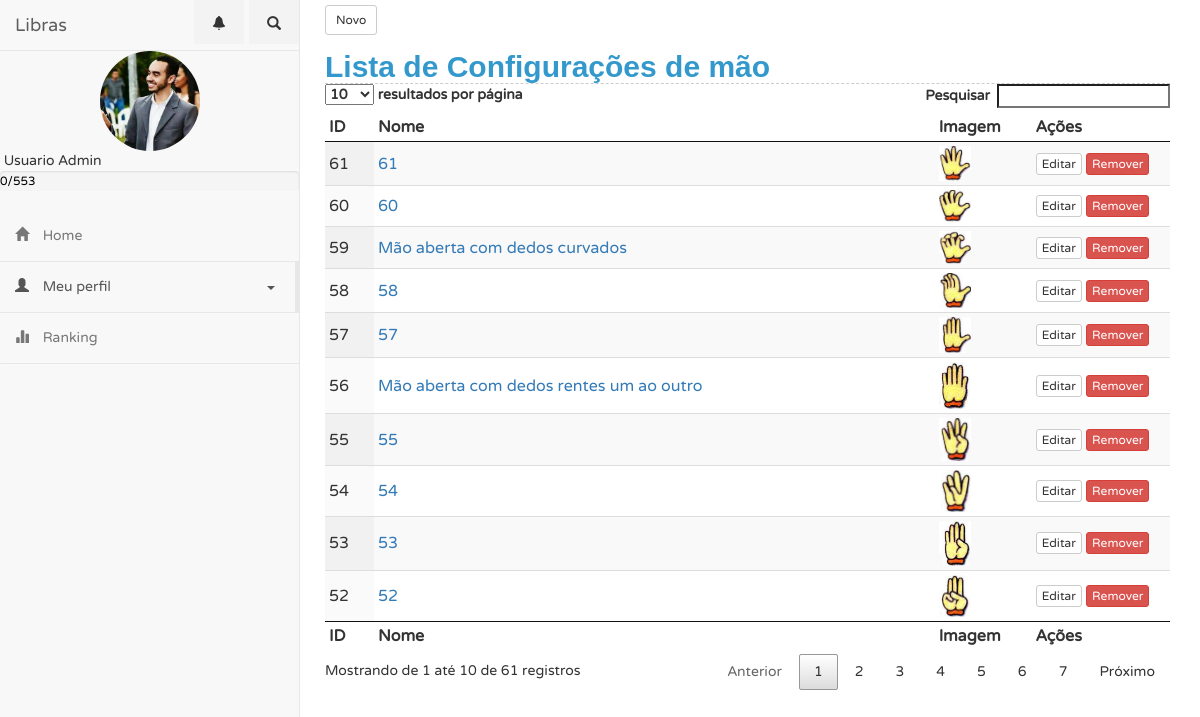
/?controller=configuracaoDeMao&action=index (signed in), run on the app's committed database.
### tables this page shows
CREATE TABLE `configuracao_de_mao` (
  `id` bigint(20) NOT NULL AUTO_INCREMENT,
  `imagem` varchar(255) DEFAULT NULL,
  `nome` varchar(255) DEFAULT NULL,
  PRIMARY KEY (`id`)
);

### controllers/ConfiguracaoDeMaoController.php (called while the page is built, shortened)
<?php
class ConfiguracaoDeMaoController {
    public function index() {
        $configuracoesdemaos = ConfiguracaoDeMaoDAO::all();
        require_once('views/configuracaodemao/index.php');
    }
}
?>

### connection.php (called while the page is built, shortened)
<?php
  class Db {
    private static $instance = NULL;
    public static function getInstance() {
      if (!isset(self::$instance)) {
        $pdo_options[PDO::ATTR_ERRMODE] = PDO::ERRMODE_EXCEPTION;
        self::$instance = new PDO('mysql:host=localhost;dbname=libras', 'root', '12345678', $pdo_options);
      }
      return self::$instance;
    }
  }
?>

### models/ConfiguracaoDeMaoDAO.php (called while the page is built, shortened)
<?php
require_once 'models/ConfiguracaoDeMao.php';
class ConfiguracaoDeMaoDAO {
    public static function all() {
        $lista = [];
        $req = Db::getInstance()->query('SELECT * FROM configuracao_de_mao');
        foreach ($req->fetchAll() as $linha) {
            $configuracaodemao = new ConfiguracaoDeMao();
            $configuracaodemao->setId($linha['id']);
            $configuracaodemao->setNome($linha["nome"]);
            $configuracaodemao->setImagem($linha["imagem"]);
            $lista[] = $configuracaodemao;
        }
        return $lista;
    }
}

### models/ConfiguracaoDeMao.php (called while the page is built)
<?php
class ConfiguracaoDeMao{
    private $id;
    private $nome;
    private $imagem;
function setId ($id){
        $this->id=$id;
    }
    function getId (){
        return $this->id;
    }
    public function getNome() {
        return $this->nome;
    }
    public function setNome($nome) {
        $this->nome = $nome;
    }
    public function getImagem() {
        return $this->imagem;
    }
    public function setImagem($imagem) {
        $this->imagem = $imagem;
    }
}
?>

### views/configuracaodemao/index.php (the view)
<button  onclick="location.href='?controller=configuracaoDeMao&action=add'" type="button" class="btn btn-default btn-sm" style="margin-top: 5px">
                    Novo
                </button><h2>Lista de Configurações de mão</h2>
<table id="example" class="display compact" cellspacing="0" width="100%">
    <thead>
        <tr>
            <th>ID</th>
            <th>Nome</th>
            <th>Imagem</th>
            <th>Ações</th>
        </tr>
    </thead>
    <tfoot>
        <tr>
            <th>ID</th>
            <th>Nome</th>
            <th>Imagem</th>
            <th>Ações</th>
        </tr>
    </tfoot>
    <tbody>
        <?php foreach ($configuracoesdemaos as $configuracaodemao) { ?>
            <tr>
                <td><?php echo $configuracaodemao->getId();?> </td>                <td><a href="?controller=configuracaodemao&action=view&id=<?php echo $configuracaodemao->getId();?>"><?php echo $configuracaodemao->getNome(); ?></a></td>
                <td><img src="/libras/storage/imagens/configuracao_de_mao/<?php echo $configuracaodemao->getImagem(); ?>" width=32 /></td>
                <td><button type="button" onclick="location.href='?controller=configuracaoDeMao&action=edit&id=<?php echo base64_encode($configuracaodemao->getId());?>';" class="btn btn-default btn-xs">Editar</button>
                    <button type="button" onclick="javascript:remover('?controller=configuracaoDeMao&action=delete&id=<?php echo base64_encode($configuracaodemao->getId());?>');" class="btn btn-danger btn-xs">Remover</button>
                </td>
            </tr>
        <?php } ?>
    </tbody>
</table>

### index.php (shortened to what this page needs)
<link rel="stylesheet" type="text/css" href="webroot/css/bootstrap.css">
<link rel="stylesheet" type="text/css" href="webroot/css/dataTables.bootstrap.min.css">
<link rel="stylesheet" type="text/css" href="webroot/css/menu.css">
<link rel="stylesheet" type="text/css" href="webroot/css/estilo.css">
<link rel="stylesheet" type="text/css" href="webroot/css/select2.min.css">
<?php
require_once('connection.php');
$usuario_logado = $_SESSION['login_object'];
if (isset($_GET['controller']) && isset($_GET['action'])) {
    $controller = $_GET['controller'];
    $action = $_GET['action'];
} else {
    $controller = 'pages';
    $action = 'home';
}
require_once('views/layout.php');
?>

### views/layout.php (shortened to what this page needs)
<!DOCTYPE html PUBLIC "-//W3C//DTD XHTML 1.0 Strict//EN"
    "http://www.w3.org/TR/xhtml1/DTD/xhtml1-strict.dtd">
<html xmlns="http://www.w3.org/1999/xhtml" xml:lang="en" lang="en">
<head>
</head>
<body>
    <div class="container-fluid" style="padding-left: 0px">
        <div class="row">
            <div class="side-menu">
                <nav class="navbar navbar-default" role="navigation">
                    <div class="navbar-header">
                        <div class="brand-wrapper">
                            <div class="brand-name-wrapper">
                                <a class="navbar-brand" href="#">
                                    Libras
                                </a>
                            </div>
                            <a href="?controller=usuario&action=notificacoes" class="btn btn-default" id="search-trigger" style="margin-right: 55px">
                                <span class="glyphicon glyphicon-bell"></span>
                            </a>
                            <a data-toggle="collapse" href="#search" class="btn btn-default" id="search-trigger">
                                <span class="glyphicon glyphicon-search"></span>
                            </a>
                        </div>
                    </div>
                    <div class="side-menu-container">
                        <ul class="nav navbar-nav">
                            <div >
                                <div class="imagem-perfil center-block">
                                    <img src="storage/imagens/users/<?php echo $usuario_logado['imagem'];?>" width="100" class="img-responsive center-block rounded"/>
                                </div>
                                <span>&nbsp<?php echo $usuario_logado['nome']?>  </span>
                            </div>
                            <div class="progress">
                                <div id="progress-bar_pontuacao" class="progress-bar progress-bar-info" role="progressbar" aria-valuenow="50"
                                aria-valuemin="0" aria-valuemax="100" style="width:<?php echo ($usuario_logado['pontuacao']*100) / $_SESSION['total_sinais_cadastrados'] ?>%">
                                <?php echo $usuario_logado['pontuacao']."/".$_SESSION['total_sinais_cadastrados']; ?>
                            </div>
                        </div>
                        <li><a href="?controller=usuario&action=home"><span class="glyphicon glyphicon-home"></span> Home</a></li>
                        <li class=" active panel panel-default" id="dropdown">
                            <a data-toggle="collapse" href="#dropdown-lvl1">
                                <span class="glyphicon glyphicon-user"></span> Meu perfil <span class="caret"></span>
                            </a>
                        </li>
                        <li><a href="?controller=usuario&action=ranking"><span class="glyphicon glyphicon-stats"></span> Ranking</a></li>
                    </ul>
                </div>
            </nav>
        </div>
        <div class="container-fluid">
            <div class="side-body">
                <?php require_once('routes.php'); ?>
            </div>
        </div>
    </div>
</div>
</body>
</html>

### routes.php (shortened to what this page needs)
<?php
function call($controller, $action) {
    switch ($controller) {
        case 'configuracaoDeMao':
            $controller = new ConfiguracaoDeMaoController();
            break;
    }
    $controller->{ $action }();
}
        ?>
        <?php
$controllers = array('pages' => ['home', 'error','avaliar', 'amigos', 'gravar'],
    'usuario' => ['index', 'add', 'edit', 'view', 'home', 'delete', 'ranking', 'amigos', 'buscarUsuario', 'getPontuacao', 'notificacoes', 'removerAmizade', 'aceitarAmizade', 'addAmigo', 'perfil'],
    'modulo' => ['index', 'add', 'edit', 'view','delete'],
    'categoria' => ['index', 'add', 'edit', 'view','delete', 'lista'],
    'sinal' => ['index', 'add', 'edit', 'view','delete'],
    'avaliacao' => ['index', 'add', 'edit', 'view','delete'],
    'gravacao' => ['index', 'add', 'edit', 'view','delete','play', 'verificarResposta', 'meusVideos'],
    'movimento' => ['index', 'add', 'edit', 'view','delete'],
    'atividade' => ['index', 'add', 'edit', 'view','delete', 'lista', 'play'],
    'configuracaoDeMao' => ['index', 'add', 'edit', 'view','delete'],
    'pontoDeArticulacao' => ['index', 'add', 'edit', 'view','delete'],
    'expressaoFacial' => ['index', 'add', 'edit', 'view','delete'],
    'badge' => ['index', 'add', 'edit', 'view','delete'],
    'login' => ['login', 'logout'],
    'posts' => ['index', 'show' ]);
if (array_key_exists($controller, $controllers)) {
    if (in_array($action, $controllers[$controller])) {
        call($controller, $action);
    } else {
        call('pages', 'error');
    }
} else {
    call('pages', 'error');
}
?>

### webroot/css/estilo.css (style rules this page uses)
* { margin:0; padding:0; font-family: myFirstFont; }
h2 { font-family: Arial, sans-serif; color: #3399CC; font-size: 30px; font-weight: bold; border-bottom: 1px dashed #ccc; margin: 15px 0px 0px 0px; }
.row { margin-right: 0; margin-left: 0; }
.side-menu { position: fixed; width: 300px; height: 100%; background-color: #f8f8f8; border-right: 1px solid #e7e7e7; }
.side-menu .navbar { border: none; }
.side-menu .navbar-header { width: 100%; border-bottom: 1px solid #e7e7e7; }
.side-menu .navbar-nav .active a { background-color: transparent; margin-right: -1px; border-right: 5px solid #e7e7e7; }
.side-menu .navbar-nav li { display: block; width: 100%; border-bottom: 1px solid #e7e7e7; }
.side-menu .navbar-nav li a { padding: 15px; }
.side-menu .navbar-nav li a .glyphicon { padding-right: 10px; }
.side-menu #dropdown { border: 0; margin-bottom: 0; border-radius: 0; background-color: transparent; box-shadow: none; }
.side-menu #dropdown .caret { float: right; margin: 9px 5px 0; }
.side-menu #dropdown > a { border-bottom: 1px solid #e7e7e7; }
.side-menu #search-trigger { background-color: #f3f3f3; border: 0; border-radius: 0; position: absolute; top: 0; right: 0; padding: 15px 18px; }
.side-menu .brand-name-wrapper { min-height: 50px; }
.side-menu .brand-name-wrapper .navbar-brand { display: block; }
.side-body { margin-left: 310px; }
.progress-bar { color: black !important; }
.imagem-perfil { width: 100px; height: 100px; position: relative; overflow: hidden; -webkit-border-radius: 50%; -moz-border-radius: 50%; -ms-border-radius: 50%; -o-border-radius: 50%; border-radius: 50%; }
.rounded { display: inline; margin: 0 auto; height: 100%; width: auto; }

### data on the page
configuracao_de_mao: id "52", nome "52", imagem (picture)
configuracao_de_mao: id "53", nome "53", imagem (picture)
configuracao_de_mao: id "54", nome "54", imagem (picture)
configuracao_de_mao: id "55", nome "55", imagem (picture)
configuracao_de_mao: id "56", nome "Mão aberta com dedos rentes um ao outro", imagem (picture)
configuracao_de_mao: id "57", nome "57", imagem (picture)
configuracao_de_mao: id "58", nome "58", imagem (picture)
configuracao_de_mao: id "59", nome "Mão aberta com dedos curvados", imagem (picture)
configuracao_de_mao: id "60", nome "60", imagem (picture)
configuracao_de_mao: id "61", nome "61", imagem (picture)

### other printed values
$usuario_logado['nome'] "Usuario Admin"
$usuario_logado['pontuacao'] "0"
$_SESSION['total_sinais_cadastrados'] "553"
